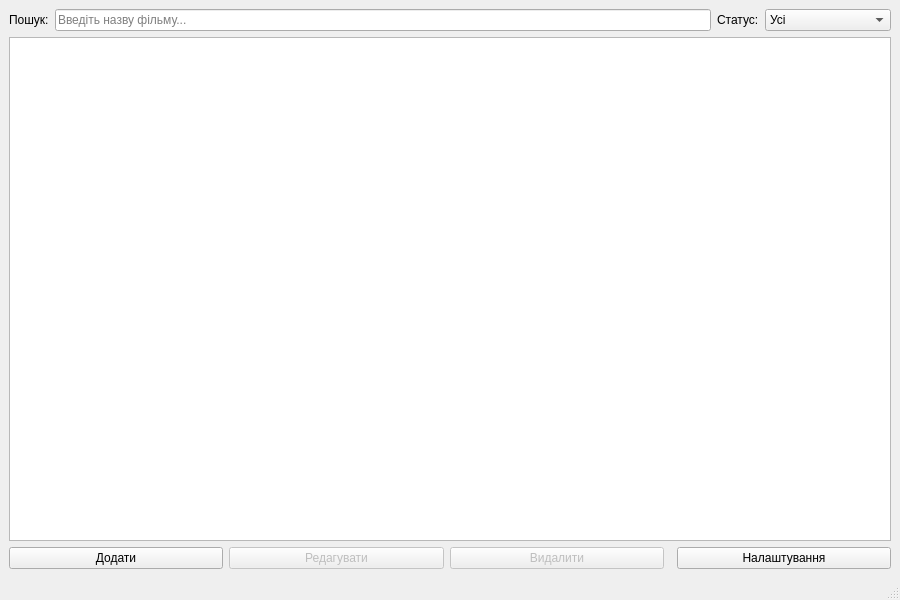
<?xml version="1.0" encoding="UTF-8"?>
<ui version="4.0">
 <class>MainWindow</class>
 <widget class="QMainWindow" name="MainWindow">
  <property name="geometry">
   <rect>
    <x>0</x>
    <y>0</y>
    <width>900</width>
    <height>600</height>
   </rect>
  </property>
  <property name="windowTitle">
   <string>Каталог фільмів</string>
  </property>
  <widget class="QWidget" name="centralWidget">
   <layout class="QVBoxLayout" name="mainLayout">
    <item>
     <layout class="QHBoxLayout" name="filterLayout">
      <item>
       <widget class="QLabel" name="searchLabel">
        <property name="text">
         <string>Пошук:</string>
        </property>
       </widget>
      </item>
      <item>
       <widget class="QLineEdit" name="searchEdit">
        <property name="placeholderText">
         <string>Введіть назву фільму...</string>
        </property>
        <property name="clearButtonEnabled">
         <bool>true</bool>
        </property>
       </widget>
      </item>
      <item>
       <widget class="QLabel" name="statusFilterLabel">
        <property name="text">
         <string>Статус:</string>
        </property>
       </widget>
      </item>
      <item>
       <widget class="QComboBox" name="statusFilterCombo">
        <item>
         <property name="text">
          <string>Усі</string>
         </property>
        </item>
        <item>
         <property name="text">
          <string>Переглянуто</string>
         </property>
        </item>
        <item>
         <property name="text">
          <string>Хочу подивитися</string>
         </property>
        </item>
       </widget>
      </item>
     </layout>
    </item>
    <item>
     <widget class="QTableView" name="movieTable">
      <property name="selectionMode">
       <enum>QAbstractItemView::SingleSelection</enum>
      </property>
      <property name="selectionBehavior">
       <enum>QAbstractItemView::SelectRows</enum>
      </property>
      <property name="alternatingRowColors">
       <bool>true</bool>
      </property>
      <property name="sortingEnabled">
       <bool>true</bool>
      </property>
     </widget>
    </item>
    <item>
     <layout class="QHBoxLayout" name="buttonLayout">
      <item>
       <widget class="QPushButton" name="addButton">
        <property name="text">
         <string>Додати</string>
        </property>
       </widget>
      </item>
      <item>
       <widget class="QPushButton" name="editButton">
        <property name="text">
         <string>Редагувати</string>
        </property>
        <property name="enabled">
         <bool>false</bool>
        </property>
       </widget>
      </item>
      <item>
       <widget class="QPushButton" name="deleteButton">
        <property name="text">
         <string>Видалити</string>
        </property>
        <property name="enabled">
         <bool>false</bool>
        </property>
       </widget>
      </item>
      <item>
       <spacer name="buttonSpacer">
        <property name="orientation">
         <enum>Qt::Horizontal</enum>
        </property>
       </spacer>
      </item>
      <item>
       <widget class="QPushButton" name="settingsButton">
        <property name="text">
         <string>Налаштування</string>
        </property>
       </widget>
      </item>
     </layout>
    </item>
   </layout>
  </widget>
  <widget class="QStatusBar" name="statusBar"/>
 </widget>
 <resources/>
 <connections/>
</ui>
